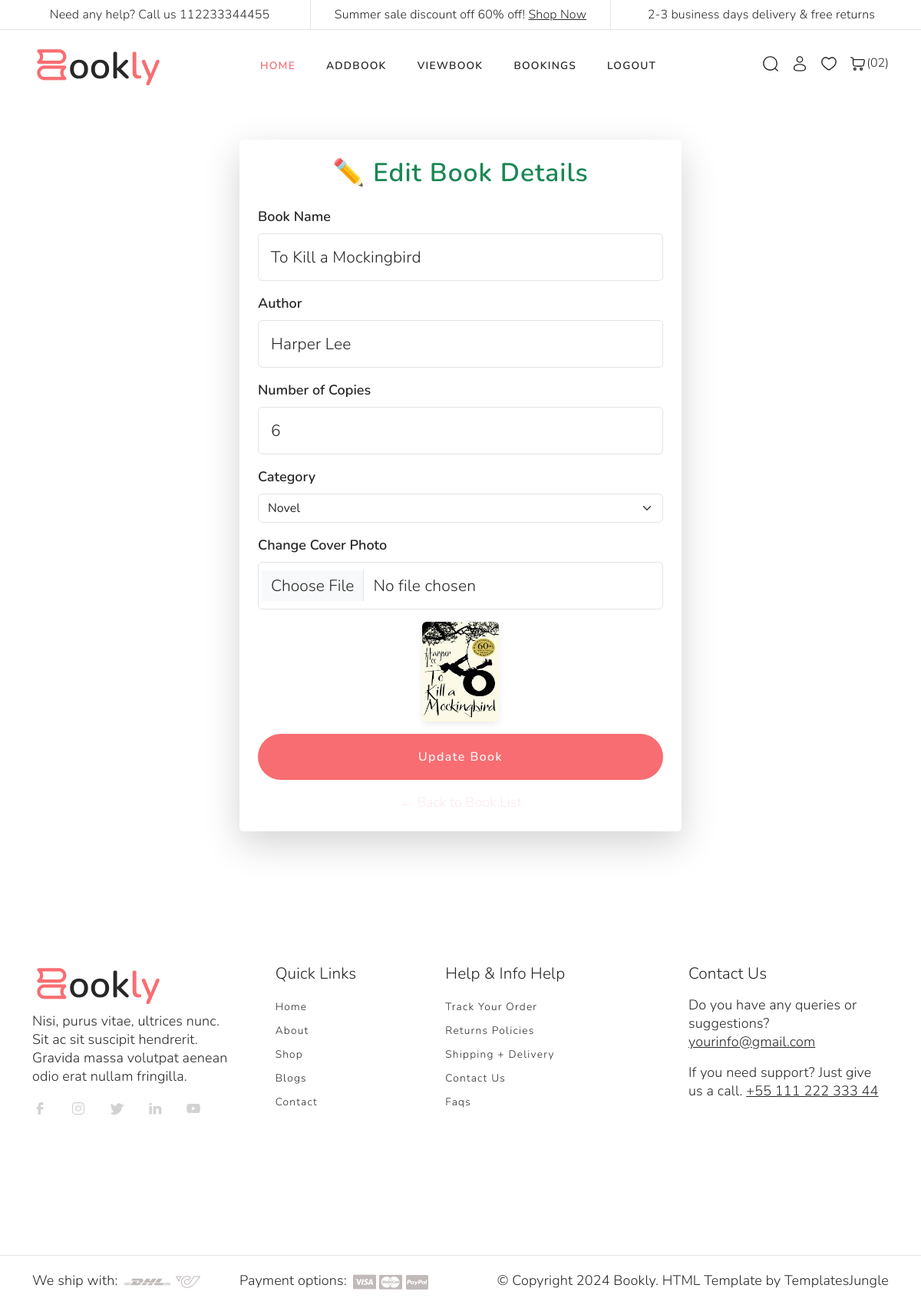
/editbook/1, run on the app's committed database.
### librarian/models.py (models this page shows, shortened)
class book(models.Model):
    name=models.CharField(max_length=12)
    author=models.CharField(max_length=15)
    coverphoto=models.FileField(upload_to='meadia')
    numberof_copies=models.IntegerField()
    categoryid=models.ForeignKey(category,on_delete=models.CASCADE)

class category(models.Model):
    name=models.CharField(max_length=12)

### librarian/views.py (the view, shortened to what this page needs)
# urls.py: path('editbook/<int:id>',views.editbook,name='editbook'),
def editbook(request,id):
     u=get_object_or_404(book,id=id)
     m=category.objects.all()
     u=book.objects.filter(id=id)
     y={'u':u,'m':m}
     return render(request,'admin/editbook.html',y)

### template/admin/editbook.html (shortened to what this page needs)
{% extends 'admin/page3.html' %}
{% load static %}
{% block content %}
<div class="container my-5" style="max-width: 600px;">
  <div class="card shadow-lg border-0 p-4">
    <h3 class="text-center text-success mb-4">✏️ Edit Book Details</h3>
    {% for i in u %}
    <form method="POST" enctype="multipart/form-data">
      <div class="mb-3">
        <label class="form-label fw-semibold">Book Name</label>
        <input type="text" name="name" value="{{ i.name }}" class="form-control" required>
      </div>
      <div class="mb-3">
        <label class="form-label fw-semibold">Author</label>
        <input type="text" name="author" value="{{ i.author }}" class="form-control" required>
      </div>
      <div class="mb-3">
        <label class="form-label fw-semibold">Number of Copies</label>
        <input type="number" name="numberof_copies" value="{{ i.numberof_copies }}" min="1" class="form-control" required>
      </div>
      <div class="mb-3">
        <label class="form-label fw-semibold">Category</label>
        <select name="category" class="form-select">
          <option value="{{ i.categoryid.id }}">{{ i.categoryid.name }}</option>
        </select>
      </div>
      <div class="mb-3">
        <label class="form-label fw-semibold">Change Cover Photo</label>
        <input type="file" name="file" class="form-control">
      </div>
      <div class="text-center mb-3">
        {% if i.coverphoto %}
          <img src="{{ i.coverphoto.url }}" alt="Book Cover" class="rounded shadow" width="100" height="130">
        {% else %}
          <p class="text-muted">No Image</p>
        {% endif %}
      </div>
      <div class="d-grid">
        <button type="submit" class="btn btn-success">Update Book</button>
      </div>
    </form>
    {% endfor %}
    <div class="text-center mt-3">
      <a href="{% url 'viewbook' %}" class="text-decoration-none text-secondary">← Back to Book List</a>
    </div>
  </div>
</div>
{% endblock %}

### static/Bookly-1.0.0/style.css (style rules this page uses)
:root { --accent-color: #717171; --white-color: #fff; --black-color: #272727; --gray-color: #F3F3F3; --gray-color-200: #E3E3E3; --gray-color-300: #E0E0E0; --gray-color-500: #D0D0D0; --gray-color-800: #3A3A3A; --light-gray-color: #D2D2D2; --primary-color: #F86D72; --bs-body-color: #272727; --bs-secondary-color: #FFE8F0; --bs-secondary-rgb: 255, 232, 240; --bs-primary-rgb: 248,109,114; --bs-border-color: #E3E3E3; --bs-dropdown-link-active-bg: #F5F5F5; --light-color: #F8F8F8; --light-blue-color: #EDF1F3; --navbar-color-color: #131814; --swiper-theme-color: #4A4A4A; --swiper-pagination-color: #4A4A4A; --bs-box-shadow: 0 0.2rem 0.6rem rgba(0, 0, 0, 0.08); --bs-btn-font-size: 1rem; }
:root { --body-font : "Nunito", sans-serif; --heading-font : "Nunito", sans-serif; }
*, *::before, *::after { -webkit-box-sizing: border-box; -moz-box-sizing: border-box; box-sizing: border-box; }
html { box-sizing: border-box; }
body { font-family: var(--body-font); font-size: 18px; font-weight: 300; margin: 0; }
a { color: var(--black-color); text-decoration: none; transition: 0.3s color ease-out; }
h1, h2, h3, h4, h5, h6 { font-family: var(--heading-font); text-transform: capitalize; letter-spacing: 0.03em; font-weight: 600; line-height: 115%; }
h3 { font-size: 2.1rem; }
.btn { font-weight: 500; text-transform: capitalize; letter-spacing: 0.09em; color: var(--white-color); background-color: var(--primary-color); border: none; padding: 1.125rem 2.625rem; font-size: 1rem; border-radius: 200px; cursor: pointer; }
.form-control { padding: 1rem; font-size: 21px; font-weight: 300; letter-spacing: 0.01rem; line-height: normal; }
input.form-control::placeholder, textarea.form-control::placeholder { color: var(--black-color); }

### data on the page
book: name "To Kill a Mockingbird", author "Harper Lee", numberof_copies "6", category "Novel", coverphoto (picture)
